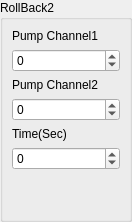
<?xml version="1.0" encoding="UTF-8"?>
<ui version="4.0">
 <class>RollBack2Widget</class>
 <widget class="QWidget" name="RollBack2Widget">
  <property name="geometry">
   <rect>
    <x>0</x>
    <y>0</y>
    <width>132</width>
    <height>182</height>
   </rect>
  </property>
  <property name="windowTitle">
   <string>Form</string>
  </property>
  <layout class="QGridLayout" name="gridLayout">
   <property name="leftMargin">
    <number>0</number>
   </property>
   <property name="topMargin">
    <number>0</number>
   </property>
   <property name="rightMargin">
    <number>0</number>
   </property>
   <property name="bottomMargin">
    <number>0</number>
   </property>
   <property name="spacing">
    <number>0</number>
   </property>
   <item row="0" column="0">
    <widget class="QGroupBox" name="groupBox">
     <property name="sizePolicy">
      <sizepolicy hsizetype="Minimum" vsizetype="Minimum">
       <horstretch>0</horstretch>
       <verstretch>0</verstretch>
      </sizepolicy>
     </property>
     <property name="title">
      <string>RollBack2</string>
     </property>
     <layout class="QVBoxLayout" name="verticalLayout_4">
      <item>
       <layout class="QVBoxLayout" name="verticalLayout">
        <item>
         <widget class="QLabel" name="label">
          <property name="text">
           <string>Pump Channel1</string>
          </property>
         </widget>
        </item>
        <item>
         <widget class="QSpinBox" name="spinPumpChannel1">
          <property name="buttonSymbols">
           <enum>QAbstractSpinBox::UpDownArrows</enum>
          </property>
          <property name="accelerated">
           <bool>true</bool>
          </property>
          <property name="minimum">
           <number>-2147483647</number>
          </property>
          <property name="maximum">
           <number>2147483647</number>
          </property>
         </widget>
        </item>
       </layout>
      </item>
      <item>
       <layout class="QVBoxLayout" name="verticalLayout_3">
        <item>
         <widget class="QLabel" name="label_3">
          <property name="text">
           <string>Pump Channel2</string>
          </property>
         </widget>
        </item>
        <item>
         <widget class="QSpinBox" name="spinPumpChannel2">
          <property name="buttonSymbols">
           <enum>QAbstractSpinBox::UpDownArrows</enum>
          </property>
          <property name="accelerated">
           <bool>true</bool>
          </property>
          <property name="minimum">
           <number>-2147483647</number>
          </property>
          <property name="maximum">
           <number>2147483647</number>
          </property>
         </widget>
        </item>
       </layout>
      </item>
      <item>
       <layout class="QVBoxLayout" name="verticalLayout_2">
        <item>
         <widget class="QLabel" name="label_2">
          <property name="text">
           <string>Time(Sec)</string>
          </property>
         </widget>
        </item>
        <item>
         <widget class="QSpinBox" name="spinTime">
          <property name="buttonSymbols">
           <enum>QAbstractSpinBox::UpDownArrows</enum>
          </property>
          <property name="accelerated">
           <bool>true</bool>
          </property>
          <property name="minimum">
           <number>-2147483647</number>
          </property>
          <property name="maximum">
           <number>2147483647</number>
          </property>
         </widget>
        </item>
       </layout>
      </item>
      <item>
       <spacer name="verticalSpacer">
        <property name="orientation">
         <enum>Qt::Vertical</enum>
        </property>
        <property name="sizeHint" stdset="0">
         <size>
          <width>20</width>
          <height>40</height>
         </size>
        </property>
       </spacer>
      </item>
     </layout>
    </widget>
   </item>
  </layout>
 </widget>
 <resources/>
 <connections/>
</ui>
